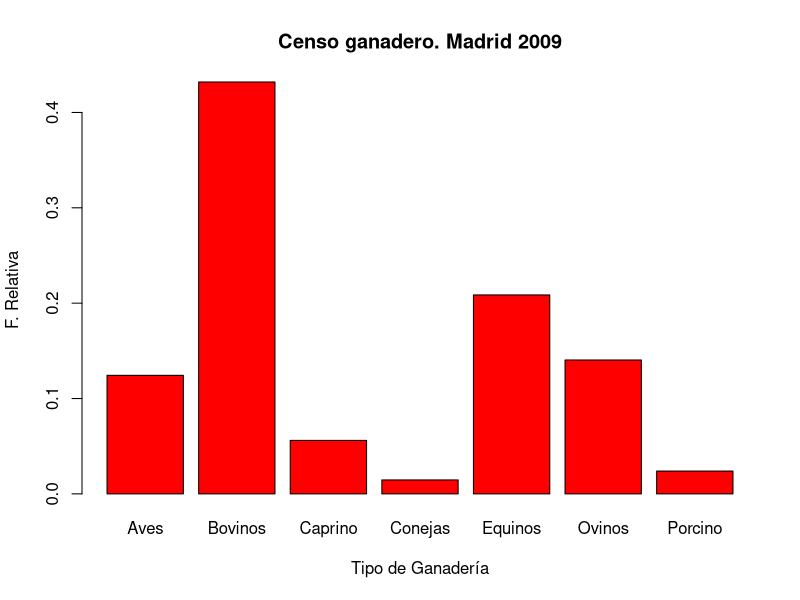
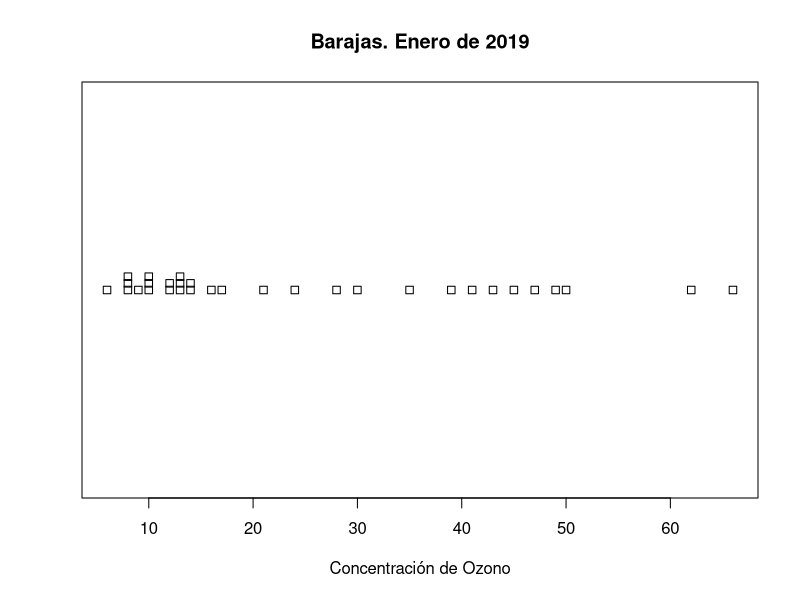
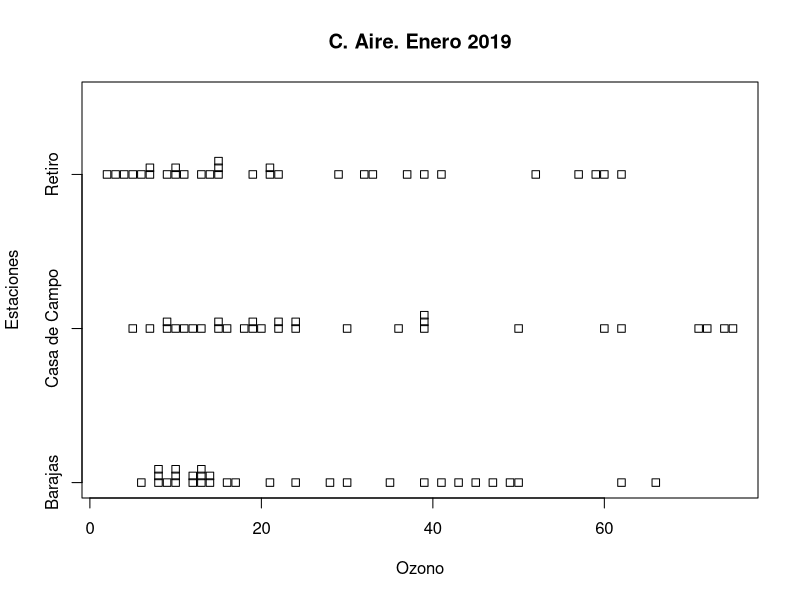
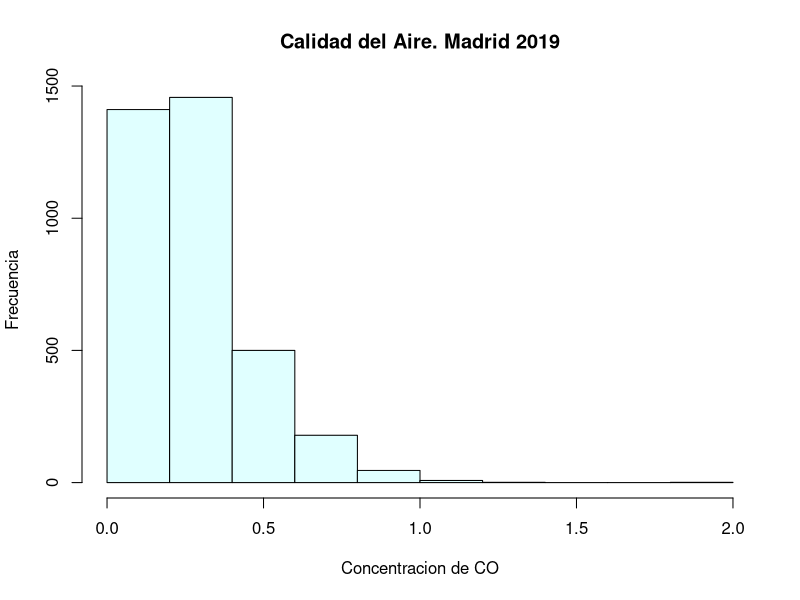
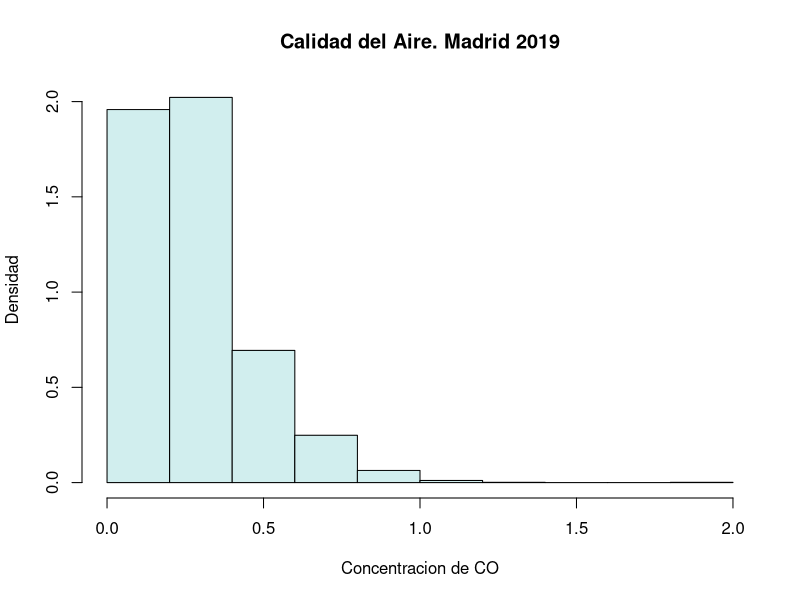
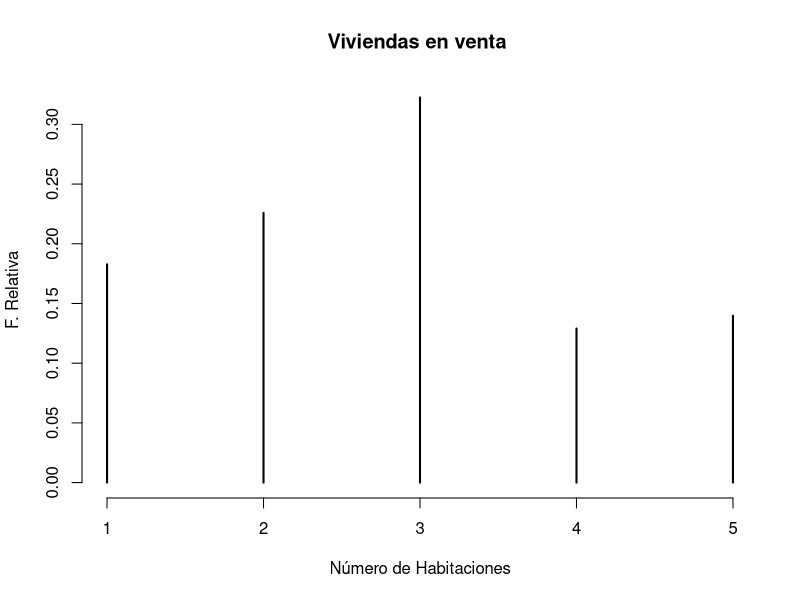
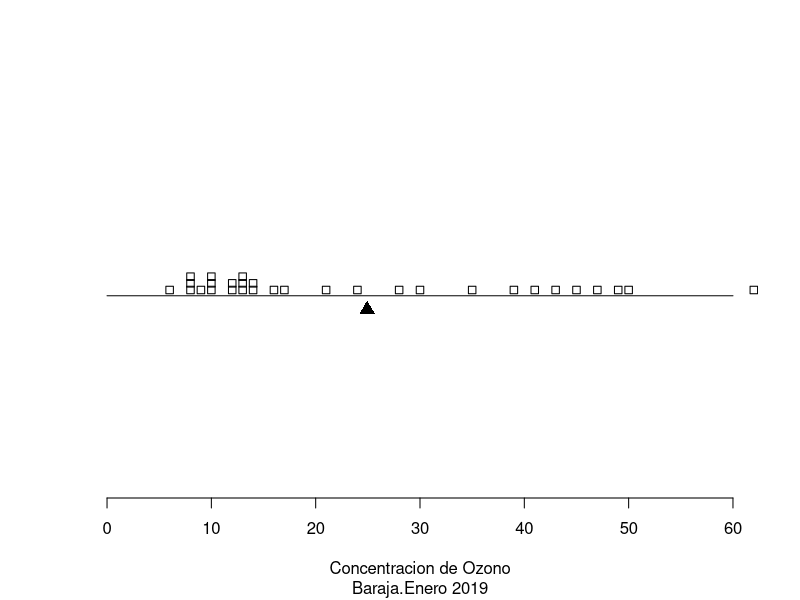
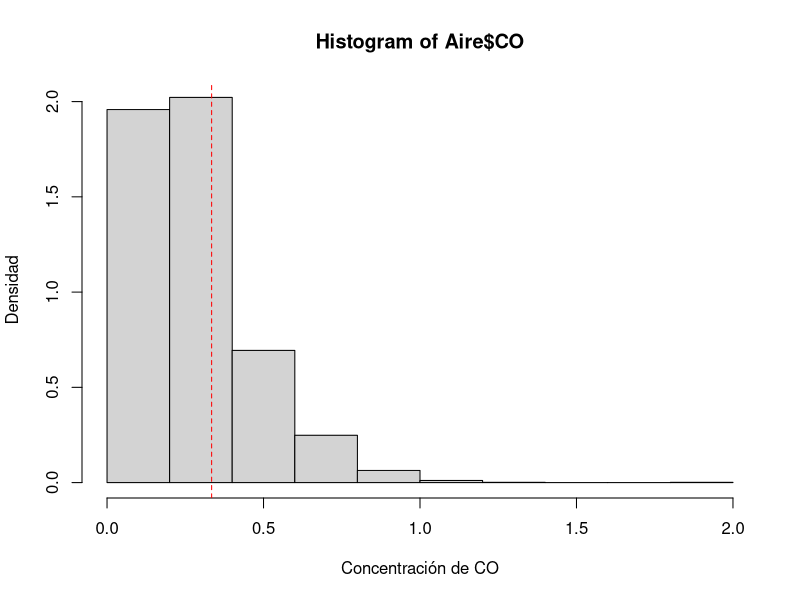

These charts were generated, in order, by the following R code:
rm(list=ls(all=TRUE))
## Carga paquete readxl
library(readxl)
## Importar hoja excel Menus.xlsx
Menus <- read_excel("Menus.xlsx")
## Cambia la clase del objeto Menu a un marco de datos
Menus <- as.data.frame(Menus)


## --------------------------------------------------------------------------------
## Muestra la estructura del objeto Menus
str(Menus)


## --------------------------------------------------------------------------------
## Convierte en factor la columna Empresa de l marco de datos Menu
Menus$Establecimiento <- as.factor(Menus$Establecimiento)


## --------------------------------------------------------------------------------
## Muestra la estructura del objeto Menus
str(Menus)


## --------------------------------------------------------------------------------
## Muestra los niveles del factor Establecimiento del marco de datos Menus
levels(Menus$Establecimiento)




## --------------------------------------------------------------------------------
## Importar hoja de datos excel
Censo <- read_excel("CensoGan_Madrid2009.xlsx")
## Transforma en un marco de datos
Censo <- as.data.frame(Censo)


## --------------------------------------------------------------------------------
## Muestra la estructura del objeto Censo
str(Censo)


## --------------------------------------------------------------------------------
## las primeras explotaciones
head(Censo,n=5) 


## --------------------------------------------------------------------------------
## Convierte en factor la variable Tip.Gand del marco de datos Censo
Censo$Tip.Gand <- as.factor(Censo$Tip.Gand)


## --------------------------------------------------------------------------------
## Niveles del factor Tip.Gand
levels(Censo$Tip.Gand)


## --------------------------------------------------------------------------------
## número de niveles del factor Tip.Gand
nlevels(Censo$Tip.Gand)


## --------------------------------------------------------------------------------
## Frecuencia en cada categoria de la variable Tip.Gand
frec <- table(Censo$Tip.Gand)
frec


## --------------------------------------------------------------------------------
## Frecuencia relativa en cada categoría de la variable Tip.Gand
frec.rel <- prop.table(frec)
frec.rel


## --------------------------------------------------------------------------------
## Verificamos que la suma de las frecuencias relativas es igual a 1
sum(frec.rel)


## ----tidy.opts = list(blank = FALSE, width.cutoff = 50)--------------------------
## Gráfico de frecuencias de la variable Tipo de Ganadería
barplot(frec.rel,col='red',
        main='Censo ganadero. Madrid 2009',
        xlab='Tipo de Ganadería',ylab='F. Relativa')


## --------------------------------------------------------------------------------
## Importa hoja de datos Aire_Madrid_2019.xlsx
Aire <- read_excel("Aire_Madrid_2019.xlsx", 
    col_types = c("text", "text", "numeric", 
        "numeric", "numeric", "numeric", 
        "numeric", "numeric", "numeric", 
        "numeric", "numeric"))

## Convierte el objeto Aire en un marco de datos
Aire <- as.data.frame(Aire)


## --------------------------------------------------------------------------------
## Muestra estructura del objeto Aire
str(Aire)


## --------------------------------------------------------------------------------
## Selecciona solo las estación de Barajas y el mes de Enero. Solo almacena
## las variables Dia y O3
Barajas.Ene <- subset(Aire,subset=Estacion=='Barajas' & 
     Mes=='Ene',select=c('Dia','O3'))


## --------------------------------------------------------------------------------
## Muestra que hay almacenado en el objeto Barajas.Ene
str(Barajas.Ene)


## --------------------------------------------------------------------------------
## Gráfico de puntos para la variable O3
stripchart(Barajas.Ene$O3,main='Barajas. Enero de 2019',
         xlab='Concentración de Ozono',method='stack')


## --------------------------------------------------------------------------------
## Seleciona las estaciones de Barajas, Retiro y Casa de Campo 
## Solo registros del mes de Enero y solo almacena las variables
## Estacion, Dia y O3
Esta.Ene <- subset(Aire,
     subset=Estacion%in%c('Barajas','Retiro','Casa de Campo')
     & Mes=='Ene',select=c('Estacion','Dia','O3'))


## --------------------------------------------------------------------------------
## Gráfico de puntos de la variable O3 separado para cad estación
stripchart(O3~Estacion,data=Esta.Ene,method="stack",
     main="C. Aire. Enero 2019",xlab="Ozono",
     ylab="Estaciones")


## --------------------------------------------------------------------------------
# histograma de la concentración diaria de la variable CO
hist(Aire$CO,main="Calidad del Aire. Madrid 2019",
     xlab="Concentracion de CO",ylab="Frecuencia",col="lightcyan")


## --------------------------------------------------------------------------------
## Longitud del vector Aire$CO
length(Aire$CO) 
## Longitud del vector Aire$CO eliminando los datos 
## faltantes con la funcion na.omit()
length(na.omit(Aire$CO))  


## --------------------------------------------------------------------------------
## Intervalos y frecuencias creado por la función hist()
tabla <- hist(Aire$CO,plot=FALSE)


## --------------------------------------------------------------------------------
## Límites de los intervalos creados
tabla$breaks


## --------------------------------------------------------------------------------
## Frecuencia de observaciones en cada intervalo
tabla$counts


## --------------------------------------------------------------------------------
## Verificamos que la suma es igual al total de observaciones
sum(tabla$counts)


## --------------------------------------------------------------------------------
## histograma de la variable CO
hist(Aire$CO,main="Calidad del Aire. Madrid 2019",
     xlab="Concentracion de CO",ylab="Densidad",
     col="lightcyan2",freq=FALSE)



## --------------------------------------------------------------------------------
## Importar el archivo Vivienda.xlsx
Vivienda <- read_excel("Vivienda.xlsx")
## Convierte el objeto en un marco de datos
Vivienda <- as.data.frame(Vivienda)


## --------------------------------------------------------------------------------
## Frecuencia relativa del número de habitaciones en las viviendas
tabla=prop.table(table(Vivienda$Habit))
tabla


## --------------------------------------------------------------------------------
## Diagrama de barras del número de habitaciones
plot(tabla,xlab="Número de Habitaciones",ylab="F. Relativa",
     main="Viviendas en venta ",frame=FALSE)


## ----echo=FALSE,fig.height=4-----------------------------------------------------
stripchart(Barajas.Ene$O3,method="stack",frame=FALSE,
     xlim=c(0,60),xlab="Concentracion de Ozono",
     sub="Baraja.Enero 2019")
points(x=mean(Barajas.Ene$O3),y=0.9,pch=17,cex=1.5)
lines(x=c(0,60),y=c(0.97,0.97))


## --------------------------------------------------------------------------------
## Media de la variable CO en Madrid durante 2019
med.CO <- mean(Aire$CO,na.rm=TRUE)
## Muestra el valor almacenado en med.CO
med.CO


## --------------------------------------------------------------------------------
## Histograma de la variable CO y su valor medio
hist(Aire$CO,freq=FALSE,xlab="Concentración de CO",
     ylab="Densidad")
abline(v=med.CO,col="red",lty=2)


## ----echo=FALSE,fig.height=4-----------------------------------------------------
stripchart(Barajas.Ene$O3,method="stack",frame=FALSE,
     xlim=c(0,60),xlab="Concentracion de Ozono",
     sub="Baraja.Enero 2019")
points(x=mean(Barajas.Ene$O3),y=0.9,pch=17,cex=1)
points(x=median(Barajas.Ene$O3),y=0.9,pch=10,cex=1.5)
lines(x=c(0,60),y=c(0.97,0.97))


## --------------------------------------------------------------------------------
## Mediana de la variable O3 en Barajas en el mes de Enero
median(Barajas.Ene$O3)


## --------------------------------------------------------------------------------
## media de la variable PM2.5
med.PM2.5 <- mean(Aire$PM2.5,na.rm=TRUE)
## mediana de la variable PM2.5
medn.PM2.5 <- median(Aire$PM2.5,na.rm=TRUE)
## histograma
hist(Aire$PM2.5,freq=FALSE,xlab="Concentración de PM2.5",
     ylab="Densidad",main="")
abline(v=med.PM2.5,col="red",lty=2,lwd=2)
abline(v=medn.PM2.5,col="blue",lty=2,lwd=2)


## --------------------------------------------------------------------------------
## Logaritmo de la variable PM2.5 
Aire$lPM2.5 <- log(Aire$PM2.5)


## --------------------------------------------------------------------------------
## media de la variable lPM2.5
med.lPM2.5 <- mean(Aire$lPM2.5,na.rm=TRUE)
med.lPM2.5


## --------------------------------------------------------------------------------
## mediana de la variable lPM2.5
medn.lPM2.5 <- median(Aire$lPM2.5,na.rm=TRUE)
medn.lPM2.5


## --------------------------------------------------------------------------------
# histograma, la media y la mediana de la variable transformada lPM2.5
hist(Aire$lPM2.5,xlab="Log de concentración de PM2.5",
     freq=FALSE,ylab="Densidad",main="",breaks=10)
abline(v=med.lPM2.5,col="red",lty=2,lwd=2)
abline(v=medn.lPM2.5,col="blue",lty=2,lwd=2)


## --------------------------------------------------------------------------------
## Primer y tercer cuartil de O3
cuartil <- quantile(Barajas.Ene$O3,prob=c(0.25,0.75))
cuartil


## ----echo=FALSE,fig.height=3-----------------------------------------------------
cuart <- quantile(Barajas.Ene$O3,prob=c(0.25,0.75))
stripchart(Barajas.Ene$O3,frame=FALSE,xlab="y",method="stack")
abline(v=cuartil[1],col="red",lty=2)
abline(v=cuartil[2],col="red",lty=2)


## --------------------------------------------------------------------------------
summary(Barajas.Ene$O3)


## --------------------------------------------------------------------------------
# Gráfico de cajas y bigotes de la variable O3 en Barajas durante el mes de Enero
boxplot(Barajas.Ene$O3,horizontal=TRUE,
     main="Gráfico de Cajas y Bigotes",
     xlab="Concentración de Ozono",
     frame=FALSE)


## ----fig.width=5,fig.height=5,fig.align='center'---------------------------------
# Grafico de Cajas y bigotes
boxplot(Barajas.Ene$O3,horizontal=T,frame=FALSE)
# gráfico de Puntos superpuesto
stripchart(Barajas.Ene$O3,method="stack",add=T)


## --------------------------------------------------------------------------------
# Gráfico de cajas y bigotes de la variable PM2.5 en Madrid durante 2019
boxplot(Aire$PM2.5,main="",frame=FALSE,
     xlab="Concentración de PM2.5",horizontal=TRUE)


## --------------------------------------------------------------------------------
# Gráfico de cajas y bigotes de la variable logaritmo de PM2.5 en Madrid durante 2019
boxplot(Aire$lPM2.5,main="",frame=FALSE,
        xlab="Concentración de PM2.5",
        horizontal=TRUE)


## --------------------------------------------------------------------------------
## varianza de la variable PM2.5
varPM2.5 <- var(Aire$PM2.5,na.rm=TRUE)
varPM2.5


## --------------------------------------------------------------------------------
## Desviación típica de la variable PM2.5
sd(Aire$PM2.5,na.rm=TRUE)

